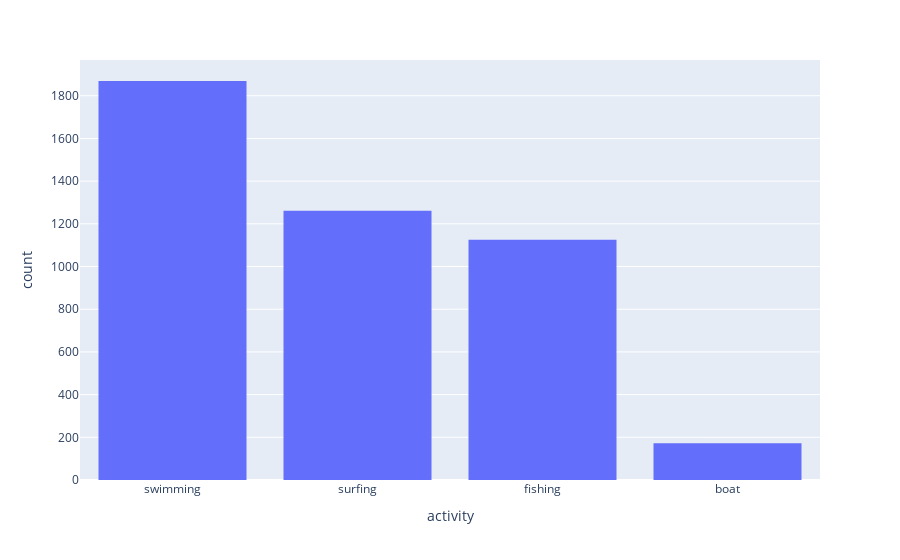

Source (notebook cell):
### Code cell
fig  = px.histogram(df, x="activity").update_xaxes(categoryorder="total descending")
fig.show()

### Figure 1 — Plotly figure (JSON) as saved in the notebook; plotly's stock layout.template omitted (floating-point values rounded to 4 significant figures; data arrays with more than 128 entries replaced by an {"elided": "..."} marker saying what was removed)
{"data": [{"alignmentgroup": "True", "bingroup": "x", "hovertemplate": "activity=%{x}<br>count=%{y}<extra></extra>", "legendgroup": "", "marker": {"color": "#636efa", "pattern": {"shape": ""}}, "name": "", "offsetgroup": "", "orientation": "v", "showlegend": false, "type": "histogram", "x": {"elided": "6302 str values"}, "xaxis": "x", "yaxis": "y"}], "layout": {"barmode": "relative", "legend": {"tracegroupgap": 0}, "margin": {"t": 60}, "xaxis": {"anchor": "y", "categoryorder": "total descending", "domain": [0, 1], "title": {"text": "activity"}}, "yaxis": {"anchor": "x", "domain": [0, 1], "title": {"text": "count"}}}}
